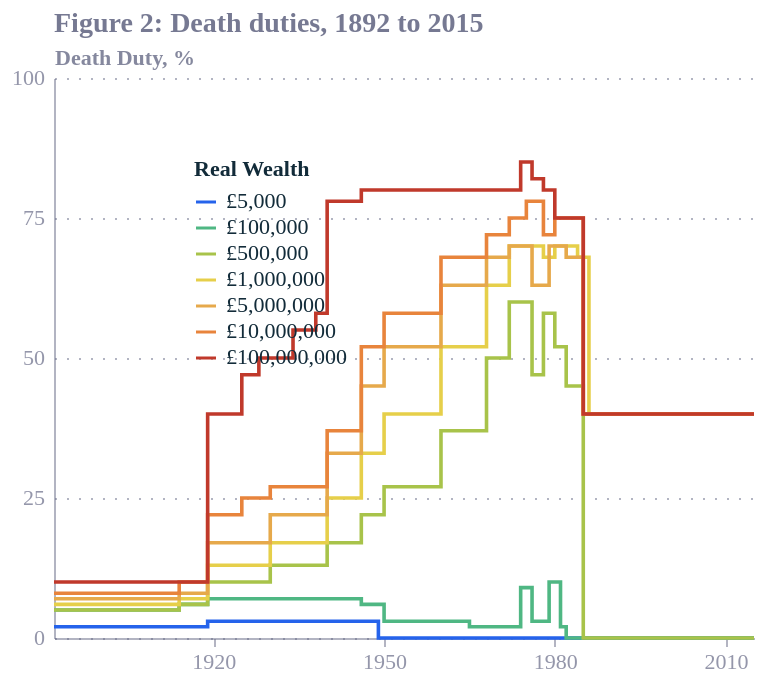

Write a Vega-Lite specification for this figure.
### Vega-Lite specification from a JSON file in a GitHub repository (floating-point values rounded to 4 significant figures)
{"config": {"font": "Circular Std", "text": {"color": "#676A86", "align": "left", "baseline": "middle", "dx": 7, "dy": 0, "fontSize": 11}, "view": {"stroke": null, "continuousWidth": 400, "continuousHeight": 300, "discreteWidth": 400, "discreteHeight": 300}, "range": {"category": ["#36B7B4", "#E6224B", "#F4C245", "#0063AF", "#00A767", "#179FDB", "#EB5C2E", "#5C267B", "#122B39"], "diverging": ["#E6224B", "#E54753", "#C9C9C9", "#179FDB", "#122B39"], "heatmap": ["#C9C9C9", "#179FDB", "#0063AF", "#122B39"], "ordinal": ["#00A767", "#36B7B4", "#179FDB", "#0063AF", "#243B5A"]}, "bar": {"color": "#179fdb"}, "line": {"color": "#e6224b"}, "rule": {"color": "#676A86"}, "area": {"opacity": 0.8}, "point": {"filled": true, "size": 80, "color": "#e6224b", "opacity": 0.95}, "geoshape": {"stroke": "white", "strokeWidth": 0.3}, "rect": {"fill": "#d6d4d4", "opacity": 0.3}, "axis": {"labelColor": "#676A86", "labelFontSize": 11, "labelFont": "Circular Std", "labelOpacity": 0.7, "tickColor": "#676A86", "tickOpacity": 0.5, "domainColor": "#676A86", "domainOpacity": 0.5, "gridColor": "#676A86", "gridDash": [2, 2], "gridOpacity": 0.5, "title": null, "titleColor": "#676A86", "titleOpacity": 0.8, "tickSize": 4}, "axisXDiscrete": {"grid": false, "labelAngle": 0, "tickCount": 10, "tickOpacity": 0.5, "title": null}, "axisYDiscrete": {"ticks": false, "labelPadding": 5}, "axisXTemporal": {"grid": false, "ticks": true}, "axisXQuantitative": {"grid": true}, "axisYQuantitative": {"gridColor": "#676A86", "gridDash": [1, 5], "gridOpacity": 0.5, "ticks": false, "labelPadding": 5, "tickCount": 8, "titleAngle": 0, "titleAlign": "left", "titleBaseline": "bottom", "titleX": 0, "titleY": -5}, "title": {"color": "#676A86E6", "subtitleColor": "#676A86", "font": "Circular Std", "subtitleFont": "Circular Std", "anchor": "start", "fontSize": 14, "subtitleFontSize": 12, "subtitlePadding": 4, "offset": 0, "frame": "group"}, "legend": {"titleColor": "#122b39", "title": null, "labelColor": "#122b39", "labelFontSize": 11}}, "data": {"name": "data-2a84f442861b9159d19174a7fec6b7bf"}, "mark": {"type": "line", "interpolate": "step-after", "strokeWidth": 1.8}, "encoding": {"color": {"field": "wealth", "legend": {"legendX": 70, "legendY": 40, "orient": "none", "title": "Real Wealth"}, "scale": {"domain": ["£5,000", "£100,000", "£500,000", "£1,000,000", "£5,000,000", "£10,000,000", "£100,000,000"], "range": ["#2563eb", "#4fb783", "#a8c34a", "#e6cf4a", "#e6a94b", "#e8843c", "#c0392b"]}, "sort": ["£5,000", "£100,000", "£500,000", "£1,000,000", "£5,000,000", "£10,000,000", "£100,000,000"], "type": "nominal"}, "x": {"axis": {"format": "%Y", "values": ["1890-01-01", "1920-01-01", "1950-01-01", "1980-01-01", "2010-01-01"]}, "field": "year", "title": null, "type": "temporal"}, "y": {"axis": {"values": [0, 25, 50, 75, 100]}, "field": "rate", "scale": {"domain": [0, 100]}, "title": "Death Duty, %", "type": "quantitative"}}, "height": 280, "title": {"text": "Figure 2: Death duties, 1892 to 2015"}, "width": 350, "$schema": "https://vega.github.io/schema/vega-lite/v6.4.1.json", "datasets": {"data-2a84f442861b9159d19174a7fec6b7bf": [{"year": "1892-01-01", "wealth": "£5,000", "rate": 2}, {"year": "1919-01-01", "wealth": "£5,000", "rate": 3}, {"year": "1946-01-01", "wealth": "£5,000", "rate": 3}, {"year": "1949-01-01", "wealth": "£5,000", "rate": 0}, {"year": "2015-01-01", "wealth": "£5,000", "rate": 0}, {"year": "1892-01-01", "wealth": "£100,000", "rate": 5}, {"year": "1914-01-01", "wealth": "£100,000", "rate": 6}, {"year": "1919-01-01", "wealth": "£100,000", "rate": 7}, {"year": "1930-01-01", "wealth": "£100,000", "rate": 7}, {"year": "1946-01-01", "wealth": "£100,000", "rate": 6}, {"year": "1950-01-01", "wealth": "£100,000", "rate": 3}, {"year": "1965-01-01", "wealth": "£100,000", "rate": 2}, {"year": "1974-01-01", "wealth": "£100,000", "rate": 9}, {"year": "1976-01-01", "wealth": "£100,000", "rate": 3}, {"year": "1979-01-01", "wealth": "£100,000", "rate": 10}, {"year": "1981-01-01", "wealth": "£100,000", "rate": 2}, {"year": "1982-01-01", "wealth": "£100,000", "rate": 0}, {"year": "2015-01-01", "wealth": "£100,000", "rate": 0}, {"year": "1892-01-01", "wealth": "£500,000", "rate": 5}, {"year": "1914-01-01", "wealth": "£500,000", "rate": 6}, {"year": "1919-01-01", "wealth": "£500,000", "rate": 10}, {"year": "1930-01-01", "wealth": "£500,000", "rate": 13}, {"year": "1940-01-01", "wealth": "£500,000", "rate": 17}, {"year": "1946-01-01", "wealth": "£500,000", "rate": 22}, {"year": "1950-01-01", "wealth": "£500,000", "rate": 27}, {"year": "1960-01-01", "wealth": "£500,000", "rate": 37}, {"year": "1968-01-01", "wealth": "£500,000", "rate": 50}, {"year": "1972-01-01", "wealth": "£500,000", "rate": 60}, {"year": "1974-01-01", "wealth": "£500,000", "rate": 60}, {"year": "1976-01-01", "wealth": "£500,000", "rate": 47}, {"year": "1978-01-01", "wealth": "£500,000", "rate": 58}, {"year": "1980-01-01", "wealth": "£500,000", "rate": 52}, {"year": "1982-01-01", "wealth": "£500,000", "rate": 45}, {"year": "1985-01-01", "wealth": "£500,000", "rate": 0}, {"year": "2015-01-01", "wealth": "£500,000", "rate": 0}, {"year": "1892-01-01", "wealth": "£1,000,000", "rate": 6}, {"year": "1914-01-01", "wealth": "£1,000,000", "rate": 7}, {"year": "1919-01-01", "wealth": "£1,000,000", "rate": 13}, {"year": "1930-01-01", "wealth": "£1,000,000", "rate": 17}, {"year": "1940-01-01", "wealth": "£1,000,000", "rate": 25}, {"year": "1946-01-01", "wealth": "£1,000,000", "rate": 33}, {"year": "1950-01-01", "wealth": "£1,000,000", "rate": 40}, {"year": "1960-01-01", "wealth": "£1,000,000", "rate": 52}, {"year": "1968-01-01", "wealth": "£1,000,000", "rate": 63}, {"year": "1972-01-01", "wealth": "£1,000,000", "rate": 70}, {"year": "1975-01-01", "wealth": "£1,000,000", "rate": 70}, {"year": "1978-01-01", "wealth": "£1,000,000", "rate": 68}, {"year": "1980-01-01", "wealth": "£1,000,000", "rate": 70}, {"year": "1984-01-01", "wealth": "£1,000,000", "rate": 68}, {"year": "1986-01-01", "wealth": "£1,000,000", "rate": 40}, {"year": "2015-01-01", "wealth": "£1,000,000", "rate": 40}, {"year": "1892-01-01", "wealth": "£5,000,000", "rate": 7}, {"year": "1914-01-01", "wealth": "£5,000,000", "rate": 8}, {"year": "1919-01-01", "wealth": "£5,000,000", "rate": 17}, {"year": "1930-01-01", "wealth": "£5,000,000", "rate": 22}, {"year": "1940-01-01", "wealth": "£5,000,000", "rate": 33}, {"year": "1946-01-01", "wealth": "£5,000,000", "rate": 45}, {"year": "1950-01-01", "wealth": "£5,000,000", "rate": 52}, {"year": "1960-01-01", "wealth": "£5,000,000", "rate": 63}, {"year": "1968-01-01", "wealth": "£5,000,000", "rate": 68}, {"year": "1972-01-01", "wealth": "£5,000,000", "rate": 70}, {"year": "1976-01-01", "wealth": "£5,000,000", "rate": 63}, {"year": "1979-01-01", "wealth": "£5,000,000", "rate": 70}, {"year": "1982-01-01", "wealth": "£5,000,000", "rate": 68}, {"year": "1985-01-01", "wealth": "£5,000,000", "rate": 40}, {"year": "2015-01-01", "wealth": "£5,000,000", "rate": 40}, {"year": "1892-01-01", "wealth": "£10,000,000", "rate": 8}, {"year": "1914-01-01", "wealth": "£10,000,000", "rate": 10}, {"year": "1919-01-01", "wealth": "£10,000,000", "rate": 22}, {"year": "1925-01-01", "wealth": "£10,000,000", "rate": 25}, {"year": "1930-01-01", "wealth": "£10,000,000", "rate": 27}, {"year": "1940-01-01", "wealth": "£10,000,000", "rate": 37}, {"year": "1946-01-01", "wealth": "£10,000,000", "rate": 52}, {"year": "1950-01-01", "wealth": "£10,000,000", "rate": 58}, {"year": "1960-01-01", "wealth": "£10,000,000", "rate": 68}, {"year": "1968-01-01", "wealth": "£10,000,000", "rate": 72}, {"year": "1972-01-01", "wealth": "£10,000,000", "rate": 75}, {"year": "1975-01-01", "wealth": "£10,000,000", "rate": 78}, {"year": "1978-01-01", "wealth": "£10,000,000", "rate": 72}, {"year": "1980-01-01", "wealth": "£10,000,000", "rate": 75}, {"year": "1983-01-01", "wealth": "£10,000,000", "rate": 75}, {"year": "1985-01-01", "wealth": "£10,000,000", "rate": 40}, {"year": "2015-01-01", "wealth": "£10,000,000", "rate": 40}, {"year": "1892-01-01", "wealth": "£100,000,000", "rate": 10}, {"year": "1914-01-01", "wealth": "£100,000,000", "rate": 10}, {"year": "1919-01-01", "wealth": "£100,000,000", "rate": 40}, {"year": "1925-01-01", "wealth": "£100,000,000", "rate": 47}, {"year": "1928-01-01", "wealth": "£100,000,000", "rate": 50}, {"year": "1934-01-01", "wealth": "£100,000,000", "rate": 55}, {"year": "1938-01-01", "wealth": "£100,000,000", "rate": 58}, {"year": "1940-01-01", "wealth": "£100,000,000", "rate": 78}, {"year": "1946-01-01", "wealth": "£100,000,000", "rate": 80}, {"year": "1968-01-01", "wealth": "£100,000,000", "rate": 80}, {"year": "1974-01-01", "wealth": "£100,000,000", "rate": 85}, {"year": "1976-01-01", "wealth": "£100,000,000", "rate": 82}, {"year": "1978-01-01", "wealth": "£100,000,000", "rate": 80}, {"year": "1980-01-01", "wealth": "£100,000,000", "rate": 75}, {"year": "1983-01-01", "wealth": "£100,000,000", "rate": 75}, {"year": "1985-01-01", "wealth": "£100,000,000", "rate": 40}, {"year": "2015-01-01", "wealth": "£100,000,000", "rate": 40}]}}
